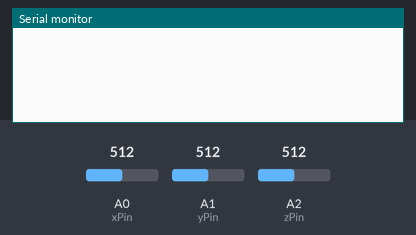
Simulated run of this sketch. Board: Arduino Uno, built with avr-gcc and run on an emulated ATmega328P. On the bench: the last lines printed to the serial monitor. The inputs (shaded band) are chosen by the test bench; at power-on: A0 (xPin) = 512, A1 (yPin) = 512, A2 (zPin) = 512.

Above: at 1.2 s.
1.3 s: A0 (xPin) set to 716
At 1.9 s:
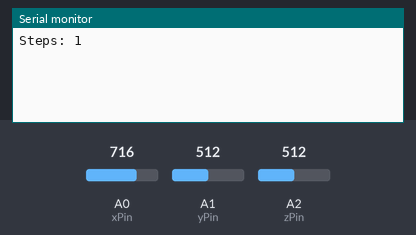
2.8 s: A1 (yPin) set to 716
At 3.5 s:
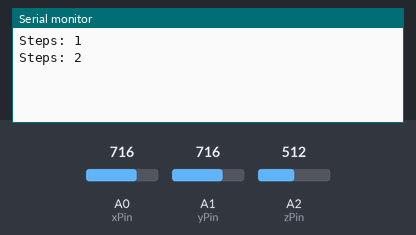
4.3 s: A2 (zPin) set to 716
At 5.1 s:
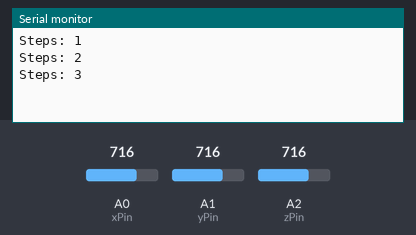
5.8 s: A0 (xPin) set to 900
At 7.0 s:
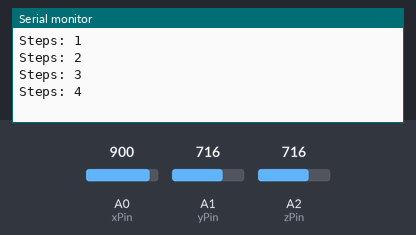
7.3 s: A1 (yPin) set to 900
At 7.7 s:
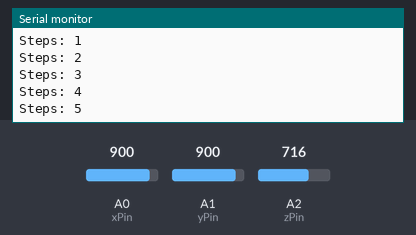
8.8 s: A2 (zPin) set to 900
At 9.3 s:
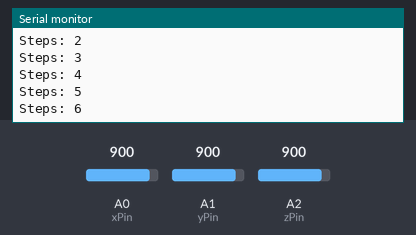
Timing chart, 0 to 11.3 s (numbered marks = the images above; inputs shaded):
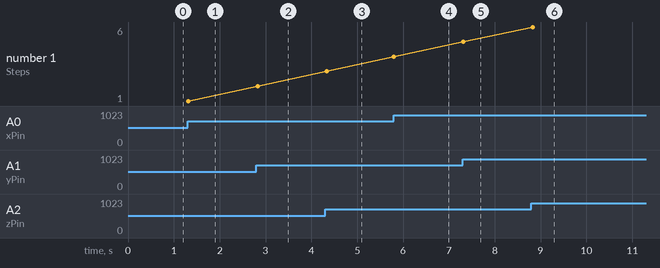

The sketch:

ADXL335acc.ino
```cpp
const int xPin = A0;
const int yPin = A1;
const int zPin = A2;

int stepCount = 0;
float lastMagnitude = 0;
const float stepThreshold = 0.2; // Adjust based on testing

void setup() {
  Serial.begin(9600);
  pinMode(xPin, INPUT);
  pinMode(yPin, INPUT);
  pinMode(zPin, INPUT);
}

void loop() {
  int xValue = analogRead(xPin);
  int yValue = analogRead(yPin);
  int zValue = analogRead(zPin);

  // Convert to G's (assuming 3.3V range and 10-bit ADC resolution)
  float x = (xValue - 512) * 3.3 / 512.0;
  float y = (yValue - 512) * 3.3 / 512.0;
  float z = (zValue - 512) * 3.3 / 512.0;

  float magnitude = sqrt(x*x + y*y + z*z);

  // Step detection logic: detect spikes in the magnitude
  if (fabs(magnitude - lastMagnitude) > stepThreshold) {
    stepCount++;
    Serial.print("Steps: ");
    Serial.println(stepCount);
    delay(200); // delay for debounce
  }

  lastMagnitude = magnitude;
  delay(50);
}
```

Measured:
- after the input at 1.3 s, the serial monitor: prints a new line at once (image 1)
- after the input at 2.8 s, the serial monitor: prints a new line at once (image 2)
- after the input at 4.3 s, the serial monitor: prints a new line at once (image 3)
- after the input at 5.8 s, the serial monitor: prints a new line at once (image 4)
- after the input at 7.3 s, the serial monitor: prints a new line at once (image 5)
- after the input at 8.8 s, the serial monitor: prints a new line at once (image 6)
- plotted number 1: 1 → 2 after the input at 2.8 s, 2 → 3 after the input at 4.3 s, 3 → 4 after the input at 5.8 s, 4 → 5 after the input at 7.3 s, 5 → 6 after the input at 8.8 s
